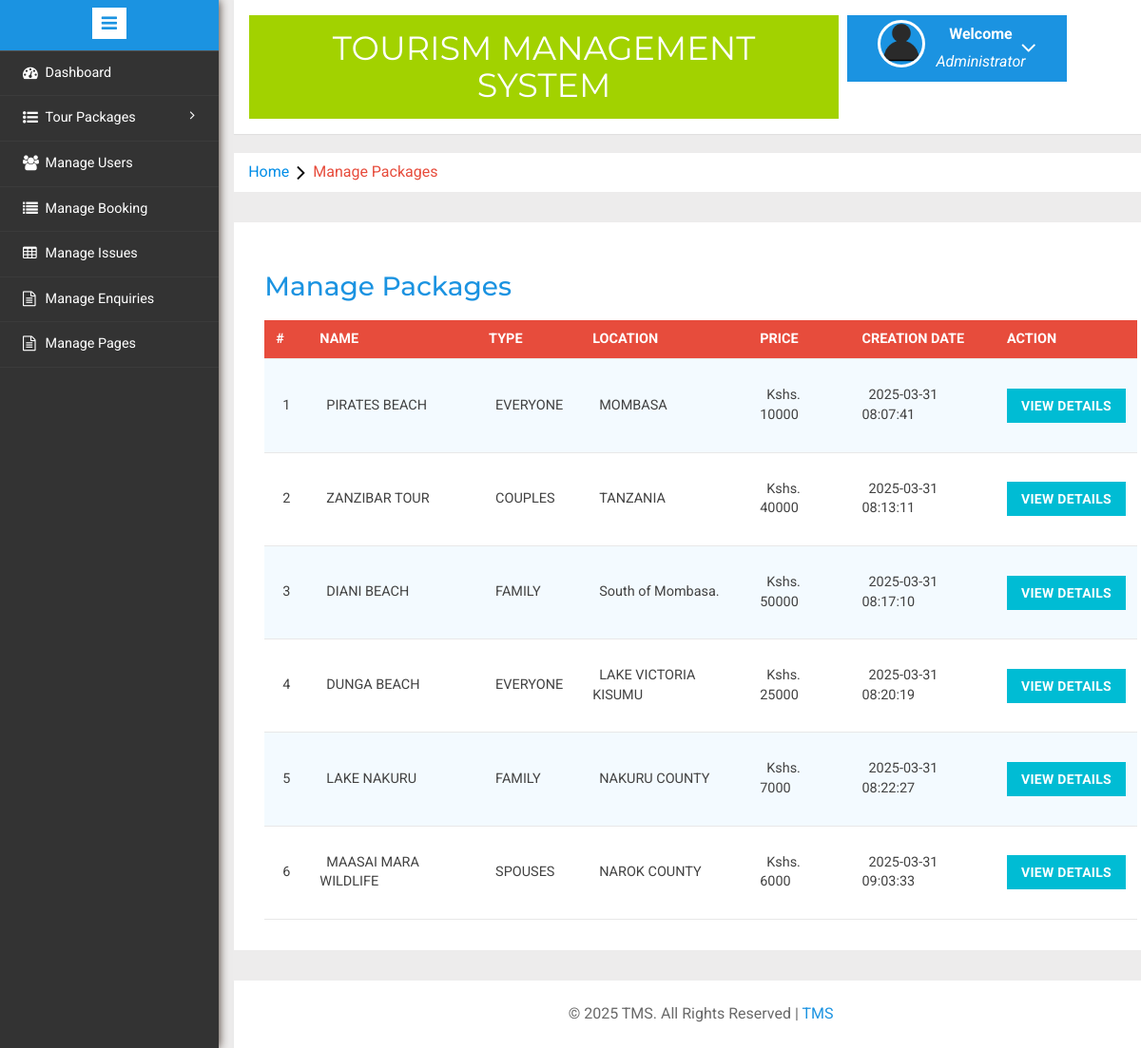
Page /admin/manage-packages.php (signed in) on the committed database.
### tables this page shows
CREATE TABLE `tbltourpackages` (
  `PackageId` int(11) NOT NULL,
  `PackageName` varchar(200) DEFAULT NULL,
  `PackageType` varchar(150) DEFAULT NULL,
  `PackageLocation` varchar(100) DEFAULT NULL,
  `PackagePrice` int(11) DEFAULT NULL,
  `PackageFetures` varchar(255) DEFAULT NULL,
  `PackageDetails` mediumtext DEFAULT NULL,
  `PackageImage` varchar(100) DEFAULT NULL,
  `Creationdate` timestamp NULL DEFAULT current_timestamp(),
  `UpdationDate` timestamp NULL DEFAULT NULL ON UPDATE current_timestamp()
);

### admin/manage-packages.php (the view, shortened to what this page needs)
<?php
include('includes/config.php');
if(strlen($_SESSION['alogin'])==0)
	{
header('location:index.php');
}
else{
	?>
<!DOCTYPE HTML>
<html>
<head>
<link href="css/bootstrap.min.css" rel='stylesheet' type='text/css' />
<link href="css/style.css" rel='stylesheet' type='text/css' />
<link rel="stylesheet" href="css/morris.css" type="text/css"/>
<link href="css/font-awesome.css" rel="stylesheet">
<link rel="stylesheet" type="text/css" href="css/table-style.css" />
<link rel="stylesheet" type="text/css" href="css/basictable.css" />
<link rel="stylesheet" href="css/icon-font.min.css" type='text/css' />
</head>
<body>
   <div class="page-container">
<div class="left-content">
	   <div class="mother-grid-inner">
				<?php include('includes/header.php');?>
				</div>
<ol class="breadcrumb">
                <li class="breadcrumb-item"><a href="index.html">Home</a><i class="fa fa-angle-right"></i>Manage Packages</li>
            </ol>
<div class="agile-grids">
				<div class="agile-tables">
					<div class="w3l-table-info">
					  <h2>Manage Packages</h2>
					    <table id="table">
						<thead>
						  <tr>
						  <th>#</th>
							<th >Name</th>
							<th>Type</th>
							<th>Location</th>
							<th>Price</th>
							<th>Creation Date</th>
							<th>Action</th>
						  </tr>
						</thead>
						<tbody>
<?php $sql = "SELECT * from TblTourPackages";
$query = $dbh -> prepare($sql);
$query->execute();
$results=$query->fetchAll(PDO::FETCH_OBJ);
$cnt=1;
if($query->rowCount() > 0)
{
foreach($results as $result)
{				?>
						  <tr>
							<td><?php echo htmlentities($cnt);?></td>
							<td><?php echo htmlentities($result->PackageName);?></td>
							<td><?php echo htmlentities($result->PackageType);?></td>
							<td><?php echo htmlentities($result->PackageLocation);?></td>
							<td>Kshs. <?php echo htmlentities($result->PackagePrice);?></td>
							<td><?php echo htmlentities($result->Creationdate);?></td>
							<td><a href="update-package.php?pid=<?php echo htmlentities($result->PackageId);?>"><button type="button" class="btn btn-primary btn-block">View Details</button></a></td>
						  </tr>
						 <?php $cnt=$cnt+1;} }?>
						</tbody>
					  </table>
					</div>
			</div>
<?php include('includes/footer.php');?>
</div>
</div>
						<?php include('includes/sidebarmenu.php');?>
							</div>
</body>
</html>
<?php } ?>

### admin/css/table-style.css (style rules this page uses)
table { background: white; border-collapse: collapse; margin: 1.25em 0 0; width: 100%; }
table tr, table th, table td { border: none; border-bottom: 1px solid #e8e8e8; font-size: .95em; }
table th, table td { padding: 10px 12px; text-align: left; }
table th { background: #e74c3c; color: #fff; text-transform: uppercase; }
table tr td { background: #f3faff; color: #424242; }
table tr:nth-of-type(2n+2) td { background: #ffffff; }
table { width: 100%; }

### rows in the picture
tbltourpackages: PackageName "PIRATES BEACH", PackageType "EVERYONE", PackageLocation "MOMBASA", PackagePrice "10000", Creationdate "2025-03-31 08:07:41"
tbltourpackages: PackageName "ZANZIBAR TOUR", PackageType "COUPLES", PackageLocation "TANZANIA", PackagePrice "40000", Creationdate "2025-03-31 08:13:11"
tbltourpackages: PackageName "DIANI BEACH", PackageType "FAMILY", PackageLocation "South of Mombasa.", PackagePrice "50000", Creationdate "2025-03-31 08:17:10"
tbltourpackages: PackageName "DUNGA BEACH", PackageType "EVERYONE", PackageLocation "LAKE VICTORIA KISUMU", PackagePrice "25000", Creationdate "2025-03-31 08:20:19"
tbltourpackages: PackageName "LAKE NAKURU", PackageType "FAMILY", PackageLocation "NAKURU COUNTY", PackagePrice "7000", Creationdate "2025-03-31 08:22:27"
tbltourpackages: PackageName "MAASAI MARA WILDLIFE", PackageType "SPOUSES", PackageLocation "NAROK COUNTY", PackagePrice "6000", Creationdate "2025-03-31 09:03:33"
